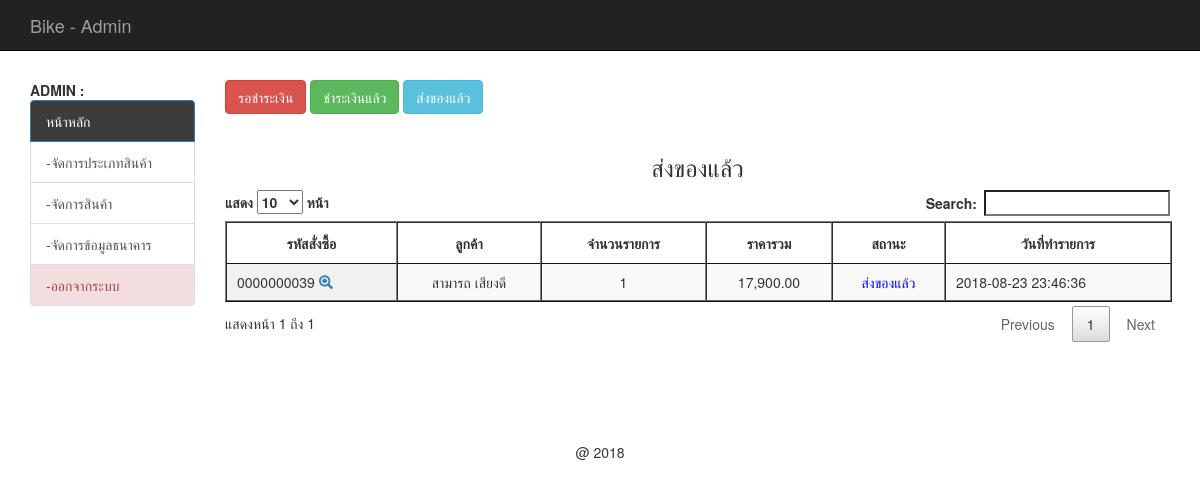
Before: /backend/index.php?act=show-post (signed in) with the older database file.
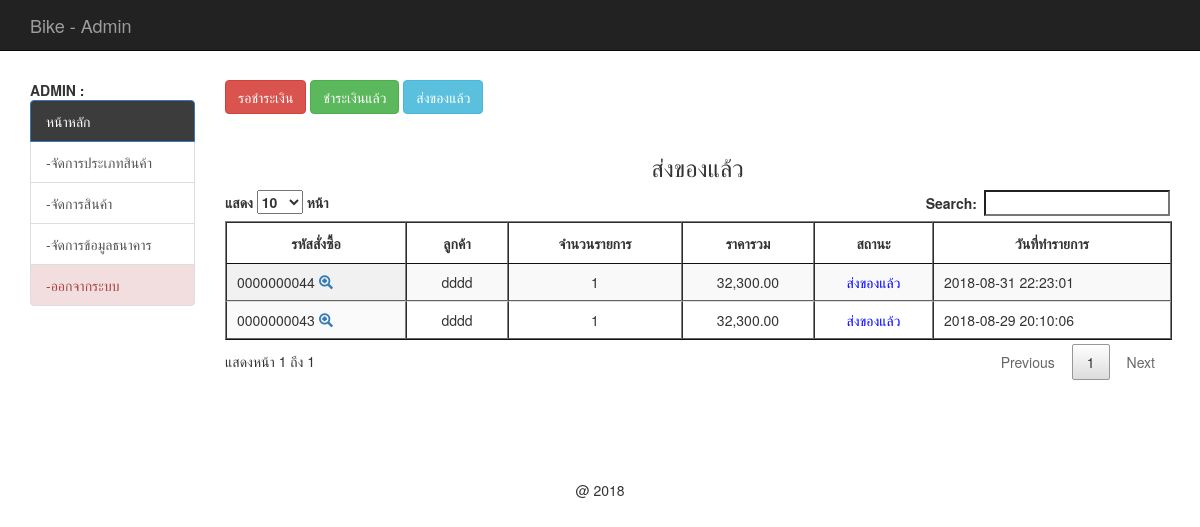
After: the same page with the newer database file.
### tables this page shows
CREATE TABLE `tbl_order` (
  `order_id` int(10) UNSIGNED ZEROFILL NOT NULL,
  `mem_id` int(11) NOT NULL,
  `name` varchar(100) NOT NULL,
  `address` varchar(500) NOT NULL,
  `email` varchar(100) NOT NULL,
  `phone` int(10) NOT NULL,
  `order_status` int(1) NOT NULL,
  `pay_slip` varchar(200) DEFAULT NULL,
  `b_name` varchar(100) DEFAULT NULL,
  `b_number` varchar(200) DEFAULT NULL,
  `pay_date` date DEFAULT NULL,
  `pay_amount` float(10,2) DEFAULT NULL,
  `postcode` varchar(30) DEFAULT NULL,
  `order_date` datetime NOT NULL
);

### backend/mm.php (called while the page is built, shortened)
<?php
if (!function_exists("GetSQLValueString")) {
function GetSQLValueString($theValue, $theType, $theDefinedValue = "", $theNotDefinedValue = "")
{
  $theValue = function_exists("mysql_real_escape_string") ? mysql_real_escape_string($theValue) : mysql_escape_string($theValue);
  switch ($theType) {
    case "text":
      $theValue = ($theValue != "") ? "'" . $theValue . "'" : "NULL";
      break;
    case "long":
    case "int":
      $theValue = ($theValue != "") ? intval($theValue) : "NULL";
      break;
  }
  return $theValue;
}
}
?>

### backend/show_cart_post.php (the view, shortened to what this page needs)
<?php require_once('../Connections/condb.php'); ?>
<?php
$query_mycart = sprintf("SELECT o.order_id as oid, o.mem_id, o.order_status, o.order_date, o.name , d.order_id , count(d.order_id) as coid , SUM(d.total) as ctotal FROM tbl_order as o, tbl_order_detail as d WHERE o.order_id = d.order_id AND o.order_status = 3 GROUP BY o.order_id ORDER BY o.order_id DESC " , GetSQLValueString($colname_mycart , "int"));
$mycart = mysql_query($query_mycart , $condb) or die(mysql_error());
$row_mycart = mysql_fetch_assoc($mycart);
$totalRows_mycart = mysql_num_rows($mycart);
?>
<h3 align="center">ส่งของแล้ว</h3>
<table id="example" class="display" cellspacing="0" border="1">
	<thead>
		<tr>
		<th>รหัสสั่งซื้อ</th>
		<th>ลูกค้า</th>
		<th>จำนวนรายการ</th>
		<th>ราคารวม</th>
		<th>สถานะ</th>
		<th>วันที่ทำรายการ</th>
	</tr>
	</thead>
<?php if ($totalRows_mycart > 0) { ?>
<?php do { ?>
	<tr>
		<td>
			<?php echo $row_mycart['oid'];?>
			<span id="hp">
				<a href="index.php?order_id=<?php echo $row_mycart['oid'];?>&act=show-order">
					<span class="glyphicon glyphicon-zoom-in"></span>
				</a>
			</span>
			</td>
		<td align="center">
			<?php echo $row_mycart['name'];?>
		</td>
		<td align="center">
			<?php echo $row_mycart['coid'];?>
		</td>
		<td align="center">
			<?php echo number_format($row_mycart['ctotal'],2);?>
		</td>
		<td align="center">
			<font color="red">
			<?php $status = $row_mycart['order_status'];
			include('status.php');
			?>
			</font>
		</td>
		<td> <?php echo $row_mycart['order_date'];?></td>
		</tr>
	<?php } while ($row_mycart = mysql_fetch_assoc($mycart)); ?>
	</table>
	<?php
}
	?>

### backend/status.php
<?php
if ($status == 1) {
	echo "<font color='red'>";
	echo "รอชำระเงิน";
	echo "</font>";
}elseif ($status == 2) {
	echo "<font color='green'>";
	echo "ชำระเงินแล้ว";
	echo "</font>";
}elseif ($status == 3) {
	echo "<font color='blue'>";
	echo "ส่งของแล้ว";
	echo "</font>";
}elseif ($status == 4) {
	echo "<font color='black'>";
	echo "ยกเลิกคำสั่งซื้อ";
	echo "</font>";
}
?>

Changed rows visible on the page:
removed tbl_order: order_id "0000000039", name "สามารถ เสียงดี", coid "1", ctotal "17,900.00", order_status "ส่งของแล้ว", order_date "2018-08-23 23:46:36"
added tbl_order: order_id "0000000044", name "dddd", coid "1", ctotal "32,300.00", order_status "ส่งของแล้ว", order_date "2018-08-31 22:23:01"
added tbl_order: order_id "0000000043", name "dddd", coid "1", ctotal "32,300.00", order_status "ส่งของแล้ว", order_date "2018-08-29 20:10:06"
